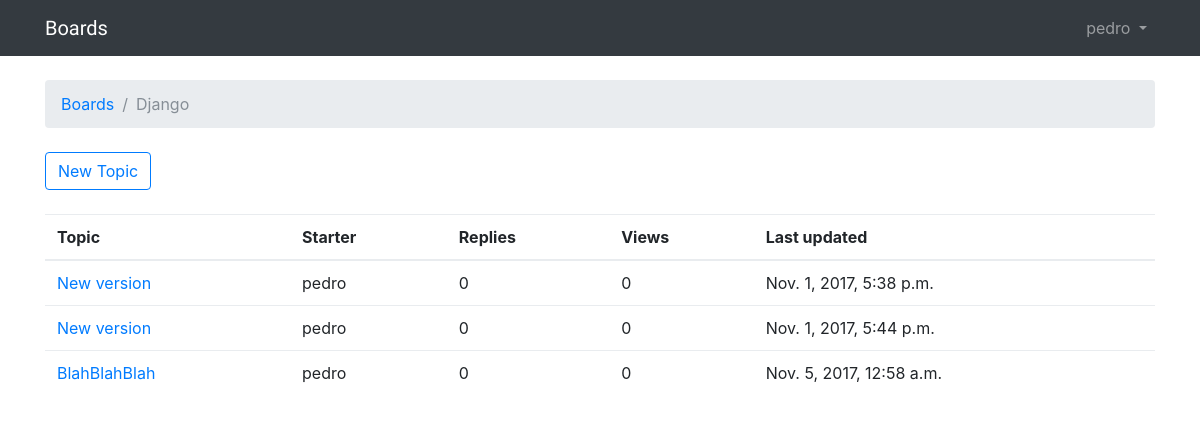
/boards/1/ (signed in), run on the app's committed database.
### boards/models.py (models this page shows, shortened)
class Board(models.Model):
    name = models.CharField(max_length=30, unique=True)
    description = models.CharField(max_length=100)

class Topic(models.Model):
    subject = models.CharField(max_length=255)
    last_updated = models.DateTimeField(auto_now_add=True)
    board = models.ForeignKey(Board, related_name='topics')
    starter = models.ForeignKey(User, related_name='topics')

### boards/views.py (the view)
# urls.py: url(r'^boards/(?P<pk>\d+)/$', boards_views.board_topics, name='board_topics'),
def board_topics(request, pk):
    board = get_object_or_404(Board, pk=pk)
    return render(request, 'topics.html', {'board': board})

### templates/topics.html (shortened to what this page needs)
{% extends 'base.html' %}
{% block breadcrumb %}
    <li class="breadcrumb-item"><a href="{% url 'home' %}">Boards</a></li>
    <li class="breadcrumb-item active">{{board.name}}</li>
{% endblock %}
{% block content %}
    <div class="mb-4">
        <a href="{% url 'new_topic' board.pk %}" class="btn btn-outline-primary">New Topic</a>
    </div>
    <table class="table">
        <thead class="thead-inverse">
            <tr>
                <th>Topic</th>
                <th>Starter</th>
                <th>Replies</th>
                <th>Views</th>
                <th>Last updated</th>
            </tr>
        </thead>
        <tbody>
            {% for topic in board.topics.all %}
                <tr>
                    <td><a href="{% url 'topic_posts' board.pk topic.pk %}">{{ topic.subject }}</td>
                    <td>{{ topic.starter.username }}</td>
                    <td>0</td>
                    <td>0</td>
                    <td>{{ topic.last_updated }}</td>
                </tr>
            {% endfor %}
        </tbody>
    </table>
{% endblock %}

### templates/base.html (shortened to what this page needs)
{% load static %}
<html>
    <head>
        <link rel="stylesheet" href="{% static 'css/bootstrap.min.css' %}">
        <link rel="stylesheet" href="{% static 'css/app.css' %}">
    </head>
    <body>
        {% block body %}
        <nav class="navbar navbar-expand-sm navbar-dark bg-dark">
            <div class="container">
              <a class="navbar-brand" href="{% url 'home' %}">Boards</a>
              <div class="collapse navbar-collapse" id="mainMenu">
                {% if user.is_authenticated %}
                  <ul class="navbar-nav ml-auto">
                    <li class="nav-item dropdown">
                      <a class="nav-link dropdown-toggle" href="#" id="userMenu" data-toggle="dropdown" aria-haspopup="true" aria-expanded="false">
                        {{ user.username }}
                      </a>
                    </li>
                  </ul>
                {% else %}
                  <form class="form-inline ml-auto" style="margin-bottom: 0px;">
                    <a href="{% url 'login' %}" class="btn btn-outline-secondary">Login</a>
                    <a href="{% url 'signup' %}" class="btn btn-outline-primary ml-2">Signup</a>
                  </form>
                {% endif %}
              </div>
            </div>
          </nav>
            <div class="container">
              <ol class="breadcrumb my-4">
                {% block breadcrumb %}
                {% endblock %}
              </ol>
              {% block content %}
              {% endblock %}
            </div>
        {% endblock body %}
    </body>
</html>

### static/css/app.css (style rules this page uses)
.navbar-brand { font-family: 'Saira', sans-serif; }

### data on the page
Board: name "Django"
Topic: subject "New version", starter.username "pedro", last_updated "Nov. 1, 2017, 5:38 p.m."
Topic: subject "New version", starter.username "pedro", last_updated "Nov. 1, 2017, 5:44 p.m."
Topic: subject "BlahBlahBlah", starter.username "pedro", last_updated "Nov. 5, 2017, 12:58 a.m."

### other printed values
{{ user.username }} "pedro"
